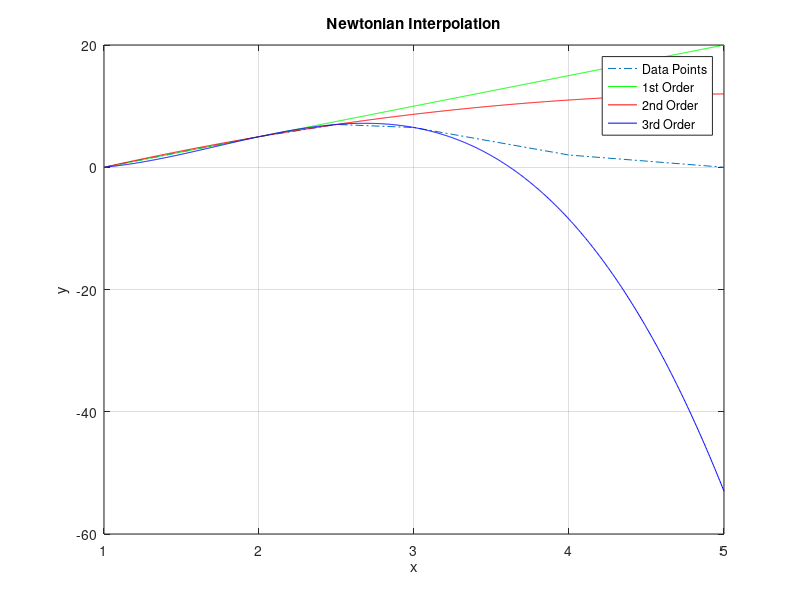

Reproduce this figure in MATLAB.
x = [1, 2, 2.5, 3, 4, 5];
y = [0, 5, 7, 6.5, 2, 0];
p = 3.4;
n = length(x);
a(1) = y(1);
for k = 1 : n - 1
   d(k, 1) = (y(k+1) - y(k))/(x(k+1) - x(k));
end
for j = 2 : n - 1
   for k = 1 : n - j
      d(k, j) = (d(k+1, j - 1) - d(k, j - 1))/(x(k+j) - x(k));
   end
end

for j = 2 : n
   a(j) = d(1, j-1);
end
Df(1) = 1;
c(1) = a(1);
for j = 2 : n
   Df(j) = (p - x(j-1)) .* Df(j-1);
   c(j) = a(j) .* Df(j);
end
fp = sum(c);

% Plotting for 1st order
xx1 = linspace(min(x), max(x), 1000);
yy1 = zeros(size(xx1));
for k = 1:length(xx1)
    yy1(k) = y(1) + a(2) * (xx1(k) - x(1));
end

% Plotting for 2nd order
xx2 = linspace(min(x), max(x), 1000);
yy2 = zeros(size(xx2));
for k = 1:length(xx2)
    yy2(k) = y(1) + a(2) * (xx2(k) - x(1)) + a(3) * (xx2(k) - x(1)) * (xx2(k) - x(2));
end

% Plotting for 3rd order
xx3 = linspace(min(x), max(x), 1000);
yy3 = zeros(size(xx3));
for k = 1:length(xx3)
    yy3(k) = y(1) + a(2) * (xx3(k) - x(1)) + a(3) * (xx3(k) - x(1)) * (xx3(k) - x(2)) + a(4) * (xx3(k) - x(1)) * (xx3(k) - x(2)) * (xx3(k) - x(3));
end

figure;
plot(x, y, '-.', xx1, yy1, 'g', xx2, yy2, 'r', xx3, yy3, 'b');
xlabel('x');
ylabel('y');
title('Newtonian Interpolation');
legend('Data Points', '1st Order', '2nd Order', '3rd Order');
grid on;
